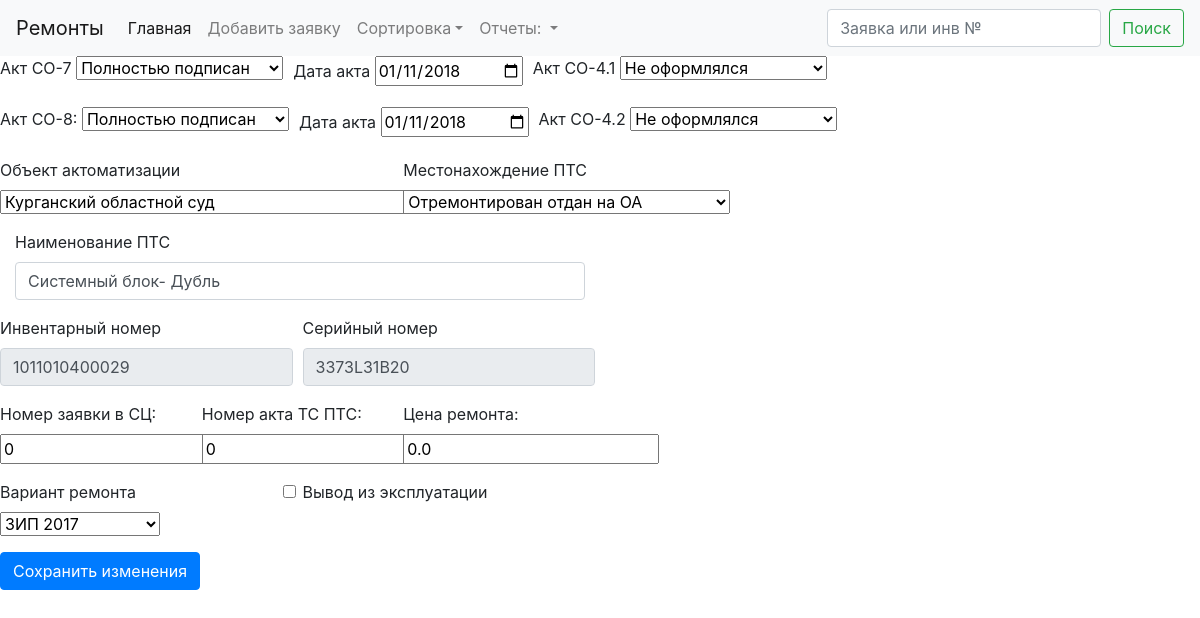
/edit/6, run on the app's committed database.
### akts/models.py (models this page shows, shortened)
class Tickets(db.Model):
    id = db.Column(db.Integer, primary_key=True)
    localticket = db.Column(db.Integer)
    hotlineticket = db.Column(db.Integer)
    aktco7mode = db.Column(db.Integer)
    aktco7changedate = db.Column(db.Date)
    aktco7date = db.Column(db.Date)
    aktco8mode = db.Column(db.Integer)
    aktco8changedate = db.Column(db.Date)
    aktco8date = db.Column(db.Date)
    aktco41mode = db.Column(db.Integer)
    aktco42mode = db.Column(db.Integer)
    lowcourtcode = db.Column(db.String(8))
    serviceprovider = db.Column(db.Integer)
    serviceproviderdate = db.Column(db.Date)
    location = db.Column(db.Integer)
    locationdate = db.Column(db.Date)
    name = db.Column(db.String(50))
    inventnumder = db.Column(db.String(12))
    serialnumber = db.Column(db.String(12))
    serviceticket = db.Column(db.Integer)
    serviceakt = db.Column(db.Integer)
    serviceprice = db.Column(db.Float)
    remark = db.Column(db.String(50))
    typeofequipment = db.Column(db.Integer)
    dead = db.Column(db.Boolean)
    akt_priemki = db.Column(db.Integer)

### akts/views.py (the view, shortened to what this page needs)
@app.route('/edit/<local>', methods=['GET', 'POST'])
def edit(local):
    listlocation = [{'val': location.id, 'name' : location.name} for location in models.Location.query.all()]
    listmode = [{'val': actmode.id, 'name' : actmode.name} for actmode in models.ActMode.query.all()]
    listprovider = [{'val': provider.id, 'name' : provider.name} for provider in models.ServiceProvider.query.all()]
    listlow = [{'val': low.code, 'name' : low.name} for low in models.LowCourt.query.all()]
    ticket = models.Tickets.query.filter_by(localticket = local).first()
    return render_template("edit.html",ticket = ticket,listmode = listmode,listlow = listlow,listprovider = listprovider,listlocation = listlocation)

### akts/templates/edit.html
{% extends "base.html" %}
{% block content %}
    <form method="post">
        <div class="form-row">
            <div class="form-group col-auto">
                <label>Акт СО-7</label>
                <select name="aktco7mode">
                    {% for mode in listmode %}
                        {% if mode.val == ticket.aktco7mode  %}
                            <option value="{{ mode.val }}" selected>{{ mode.name }}</option>
                        {% else %}
                            <option value="{{ mode.val }}">{{ mode.name }}</option>
                        {% endif %}
                    {% endfor %}
                </select>
            </div>
            <div class="form-group col-auto">
                <label>Дата акта</label>
                <input type="date" name="aktco7date" value="{{ticket.aktco7date }}">
            </div>
            <div class="form-group col-auto">
                <label>Акт СО-4.1</label>
                <select name="aktco41mode">
                    {% for mode in listmode %}
                        {% if mode.val == ticket.aktco41mode %}
                            <option value="{{ mode.val }}" selected>{{ mode.name }}</option>
                        {% else %}
                            <option value="{{ mode.val }}">{{ mode.name }}</option>
                        {% endif %}
                    {% endfor %}
                </select>
            </div>
        </div>
        <div class="form-row">
            <div class="form-group col-auto">
                <label>Акт СО-8:</label>
                <select name="aktco8mode">
                    {% for mode in listmode %}
                        {% if mode.val == ticket.aktco8mode %}
                            <option value="{{ mode.val }}" selected>{{ mode.name }}</option>
                        {% else %}
                            <option value="{{ mode.val }}">{{ mode.name }}</option>
                        {% endif %}
                    {% endfor %}
                </select>
            </div>
            <div class="form-group col-auto">
                <label>Дата акта</label>
                <input type="date" name="aktco8date" value="{{ ticket.aktco8date }}">
            </div>
            <div class="form-group col-auto">
                <label>Акт СО-4.2</label>
                <select name="aktco42mode">
                    {% for mode in listmode %}
                        {% if mode.val == ticket.aktco42mode %}
                            <option value="{{ mode.val }}" selected>{{ mode.name }}</option>
                        {% else %}
                            <option value="{{ mode.val }}">{{ mode.name }}</option>
                        {% endif %}
                    {% endfor %}
                </select>
            </div>
        </div>
        <div class="form-row">
        <div class="form-group col-md-4">
            <label for="lowcourtcode">Объект актоматизации</label>
            <select name="lowcourtcode" id="lowcourtcode">
            {% for low in listlow %}
                {% if low.val == ticket.lowcourtcode %}
                    <option value="{{ low.val }}" selected>{{ low.name }}</option>
                {% else %}
                    <option value="{{ low.val }}">{{ low.name }}</option>
                {% endif %}
            {% endfor %}
            </select>
        </div>
        <div class="form-group col-md-3">
            <label for="location">Местонахождение ПТС</label>
            <select name="location">
            {% for loc in listlocation %}
                {% if loc.val == ticket.location %}
                    <option value="{{ loc.val }}" selected>{{ loc.name }}</option>
                {% else %}
                    <option value="{{ loc.val }}">{{ loc.name }}</option>
                {% endif %}
            {% endfor %}
            </select>
        </div>
        </div>
        <div class="form-group col-md-6">
            <label for="inventnumder">Наименование ПТС</label>
            <input type="text" class="form-control" id="inventnumder" name="name" value="{{ ticket.name }}">
        </div>
        <div class="form-row">
        <div class="form-group col-md-3">
            <label for="inventnumder">Инвентарный номер</label>
            <input type="text" disabled class="form-control" id="inventnumder" name="inventnumder" value="{{ ticket.inventnumder }}">
        </div>
        <div class="form-group col-md-3 ">
            <label for="inventnumder">Серийный номер</label>
            <input type="text" disabled class="form-control" id="serialnumber" name="serialnumber" value="{{ ticket.serialnumber }}">
        </div>
        </div>
        <div class="form-row">
            <div class="form-group col-md-2">
                <label>Номер заявки в СЦ:</label>
                <input type="number" name="serviceticket" value="{{ticket.serviceticket }}">
            </div>
            <div class="form-group col-md-2">
                <label>Номер акта ТС ПТС:</label>
                <input type="number" name="serviceakt" value="{{ticket.serviceakt }}">
            </div>
            <div class="form-group col-md-2">
                <label>Цена ремонта:</label>
                <input type="number" name="serviceprice" value="{{ticket.serviceprice }}">
            </div>
        </div>
        <div class="form-row">
         <div class="form-group col-md-3">
            <label for="serviceprovider">Вариант ремонта</label>
            <select name="serviceprovider" id="serviceprovider">
            {% for prov in listprovider %}
                {% if prov.val == ticket.serviceprovider %}
                    <option value="{{ prov.val }}" selected>{{ prov.name }}</option>
                {% else %}
                    <option value="{{ prov.val }}">{{ prov.name }}</option>
                {% endif %}
            {% endfor %}
            </select>
        </div>
        <div class="form-check col-md-2">
            <input class="form-check-input" type="checkbox" value="" id="dead" name="dead">
            <label class="form-check-label" for="dead">Вывод из эксплуатации</label>
        </div>
        </div>
         <p><input class="btn btn-primary" type="submit" name="addticket" value="Сохранить изменения">
    </form>
{% endblock %}

### data on the page
Tickets: aktco7date "01/11/2018", aktco8date "01/11/2018", name "Системный блок- Дубль", inventnumder "1011010400029", serialnumber "3373L31B20", serviceticket "0", serviceakt "0", serviceprice "0.0"

### other printed values
form field aktco7mode "Полностью подписан"
form field aktco41mode "Не оформлялся"
form field aktco8mode "Полностью подписан"
form field aktco42mode "Не оформлялся"
form field lowcourtcode "Курганский областной суд"
form field location "Отремонтирован отдан на ОА"
form field serviceprovider "ЗИП 2017"
